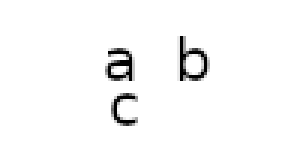
#> input picture png/srect_white_abc.png, 100 x 50 px (shown 3 times larger); its folder holds only this picture in this run
$ python -i s2sutil.py   (imports and definitions only)
#> lines starting #> are read from the running program, lines starting #| are printed output that depends on the picture; after the words box and inside, x2 and y2 are one past the last pixel; in counts of white or black regions, pixels touching at a corner belong together
#!/usr/bin/env python

import os, sys, random, time

from PIL import Image, ImageFont, ImageDraw

from pgdict import *

# ------------------------------------------------------------------------

def pn(num, prec = 2):
    ''' print with specified precision '''
    return f"%-7.{prec}f" % num

# [16 lines left out: functions randmemb, s2srand, not called in this run]

def sqr(vvv):
    return vvv * vvv

# [5 lines left out: function parr, not called in this run]

def load_font_img(fname):

    ''' load image to memory '''
#> called with fname = 'png/srect_white_abc.png'

    arr = []; arr2 = []
    aaa = Image.open(fname)
#> aaa is the input picture: PIL image 100x50 RGBA; mean R, G, B, A 247.9, 247.9, 247.9, 255
    #print(aaa.format, aaa.size, aaa.mode, aaa.getbands())
    mmm = aaa.size[0]; eee = 0
#> after `mmm = aaa.size[0]`: mmm = 100
    for aa in range(aaa.size[1]):
        mark = 0
        for bb in range(aaa.size[0]):
            xxx = aaa.getpixel((bb, aa,))
            #print (xxx, end=" ")

            if xxx != (255, 255, 255, 255):
                mark = 1
        if not mark:
            for bb in range(aaa.size[0]):
                #aaa.putpixel((bb, aa,), ( 255, 0, 255))
                pass
        else:
            begx = 0; endx = 0
            for bb in range(aaa.size[0]):
                xxx = aaa.getpixel((bb, aa,))
                if xxx != (255, 255, 255, 255):
                    begx = bb
                    break

            for bb in range(aaa.size[0]-1, -1, -1):
                xxx = aaa.getpixel((bb, aa,))
                if xxx != (255, 255, 255, 255):
                    endx = bb
                    break
                #aaa.putpixel((bb, aa,), ( 255, 255, 122))

            mmm = min(mmm, begx)
            eee = max(eee, endx)
            arr2. append(aa)
#> after the loop, arr2 = 26 values from 12 to 41
            #print(bb, begx, endx)

    for aa in arr2:
        for zz in range(mmm, eee):
            pix = aaa.getpixel((zz, aa,))
            if pix ==  (255, 255, 255, 255):
                pix = 255
            else:
                pix = 0
            arr.append(pix)
#> this loop made 26 passes
#> aa on passes 1 to 12: 12, 13, 14, 15, 16, 17, 18, 19, 20, 21, 22, 23
#> after the loop, arr = 884 values, max 255 at index 0, min 0 at index 24, mean 182.9

    #print(arr)
    #print(fname, eee-mmm, "x", len(arr2))
    #print("new", "L", eee-mmm, len(arr2), "data len", len(arr))

    ccc = Image.new("L", (eee-mmm, len(arr2)))
#> ccc: PIL image 34x26 L; every value is 0
    ccc.putdata(arr)
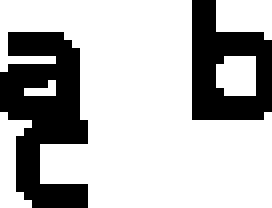
#> ccc: PIL image 34x26 L (shown 8 times larger); 71.7% white; 2 black regions, box (x1, y1, x2, y2) and area: (0, 4, 11, 26) 153, (24, 0, 34, 15) 97
    #ccc.show()

    #nsize = (eee-mmm) * len(arr2)

    return ccc

# [373 lines left out: functions load_bw_image, lowpass, falledges, raisededges, sections, _sectiony and 11 more, not called in this run]

class SumImg(object):

    # [17 lines left out: functions __init__, __getattr__, new, not called in this run]

    def newrow(self, other):
        self.xx = self.gap
        self.yy += other.size[1] + self.gap

    # [6 lines left out: function pastex, not called in this run]

    def mag(self, fact):
        imgx = self.resize((self.size[0] * fact, self.size[1] * fact))
        return imgx

#print(dir(SumImg))

# [115 lines not run here, left out]
# EOF

>>> result = load_font_img('png/srect_white_abc.png')
